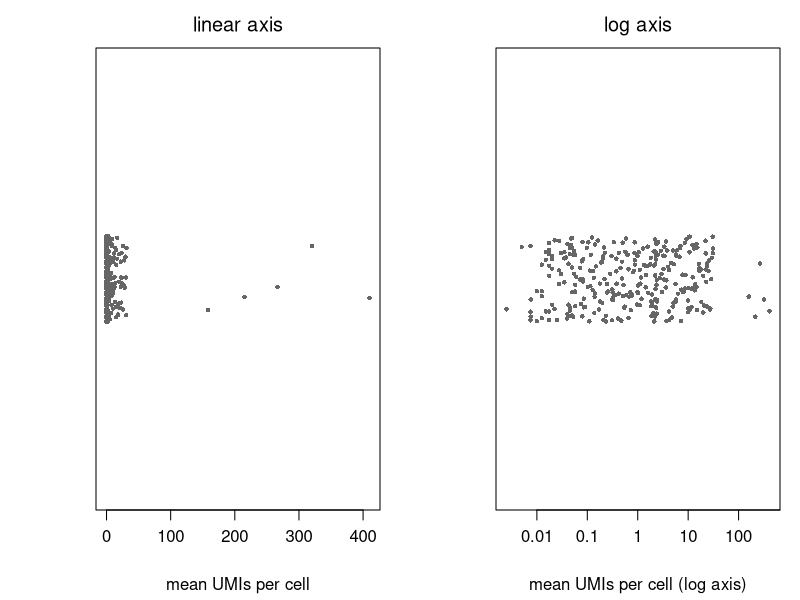
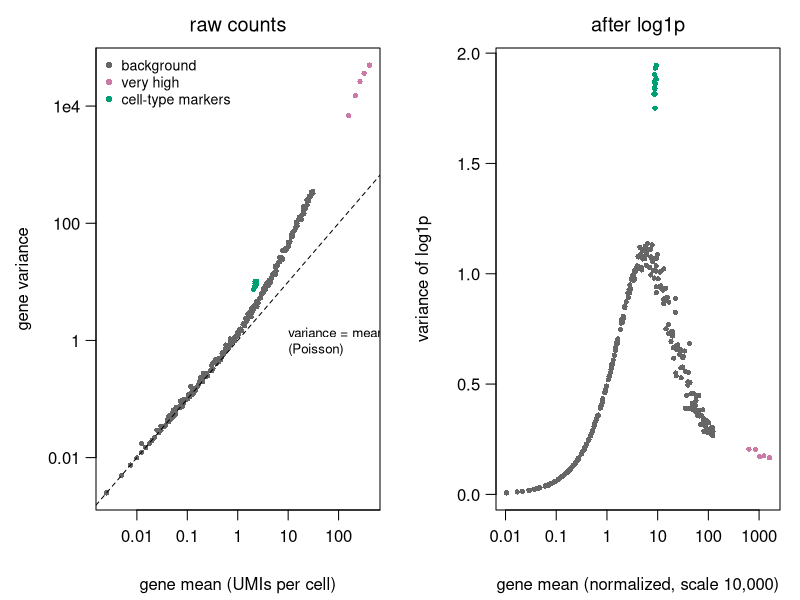
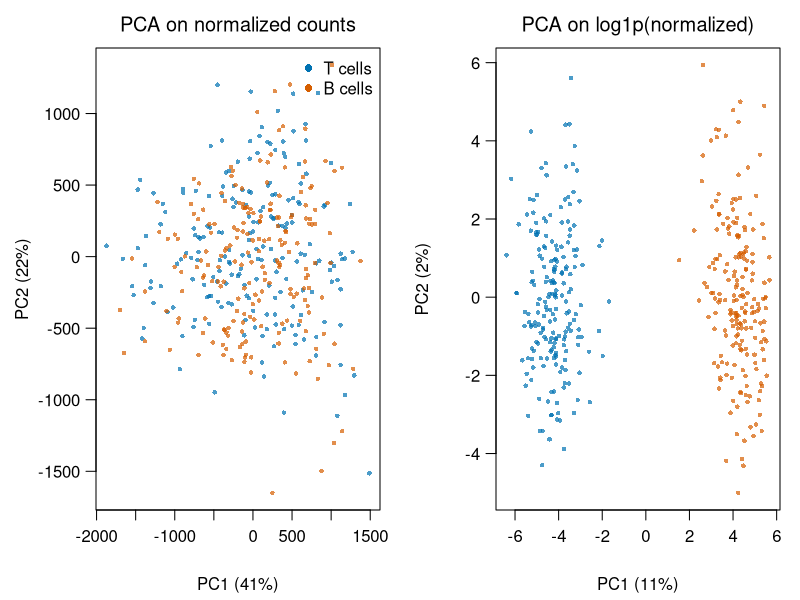
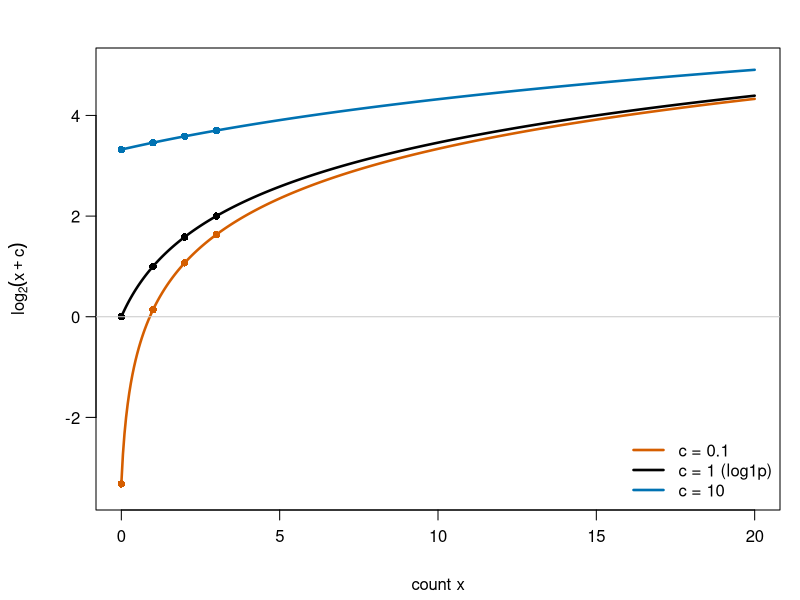
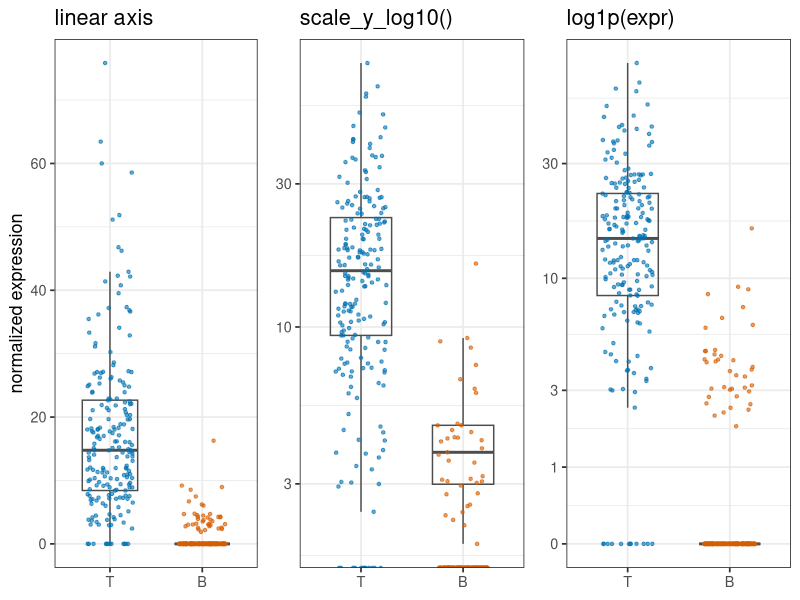

Write the R code that produced these figures, in order.
# Figures for the scrna-log/ unit ("Log and pseudolog transforms").
#
# Re-run by hand from this folder (it is NOT run by `quarto render`):
#   cd scrna-log && Rscript make-log-figs.R
#
# Writes figNN-*.png and prints the numbers quoted on the slides.
# All data are simulated (negative-binomial counts).

set.seed(1)

## ---- simulated single-cell counts ------------------------------------------
# Same code as in the exercise. 400 cells of two types (T, B), 300 genes:
#  - 280 "background" genes, same mean in both types, means from 0.01 to 30 UMIs
#  -   5 very high genes (ribosomal/mitochondrial-like), mean 150-400, same in both types
#  -  15 marker genes: mean 4 in one type, 0.3 in the other (8 T markers, 7 B markers)
type <- rep(c("T", "B"), each = 200)                 # 400 cells: 200 T, 200 B
lib  <- rlnorm(400, 0, 0.35)                         # capture efficiency per cell
gene_mean <- c(exp(seq(log(0.01), log(30), length.out = 280)),   # 280 background genes
               150, 200, 250, 300, 400)                           # 5 very high genes
marker <- rbind(matrix(rep(c(4, 0.3), c(8, 7)), 200, 15, byrow = TRUE),   # T cells
                matrix(rep(c(0.3, 4), c(8, 7)), 200, 15, byrow = TRUE))   # B cells
mu <- cbind(outer(lib, gene_mean), lib * marker)     # expected count, cells x genes
X  <- matrix(rnbinom(length(mu), mu = mu, size = 5), nrow = 400)   # negative binomial counts
colnames(X) <- c(paste0("bg", 1:280), paste0("hi", 1:5), paste0("mk", 1:15))
cat(sprintf("fraction zeros: %.2f\n", mean(X == 0)))

# library-size normalize (scale factor 10,000, as Seurat), then log1p
tot  <- rowSums(X)
N    <- X / tot * 10000
L    <- log1p(N)
cat(sprintf("median total counts per cell: %.0f\n", median(tot)))
cat(sprintf("max normalized value: %.0f; share of total variance from 5 high genes: raw %.2f, log1p %.2f\n",
            max(N), sum(apply(N, 2, var)[281:285]) / sum(apply(N, 2, var)),
            sum(apply(L, 2, var)[281:285]) / sum(apply(L, 2, var))))

## ---- PCA raw vs log1p --------------------------------------------------------
pc_raw <- prcomp(N)
pc_log <- prcomp(L)
sep <- function(p) { s <- p$x[, 1]; abs(mean(s[type == "T"]) - mean(s[type == "B"])) / sd(s) }
cat(sprintf("PC1 separation (|mean diff| / sd): raw %.2f, log1p %.2f\n", sep(pc_raw), sep(pc_log)))
top <- function(p) names(sort(abs(p$rotation[, 1]), decreasing = TRUE))[1:5]
cat("top PC1 genes raw:", top(pc_raw), "\n")
cat("top PC1 genes log:", top(pc_log), "\n")

## ---- plotting helpers ------------------------------------------------------
pal <- c(T = "#0072B2", B = "#D55E00")
fig <- function(file, w, h, expr, mfrow = c(1, 1)) {
  png(file, width = w, height = h, res = 200)
  par(mfrow = mfrow, mar = c(4.5, 4.8, 2.4, 1), las = 1, mgp = c(3.2, 0.8, 0))
  expr
  dev.off()
}

## ---- fig02: gene means span orders of magnitude --------------------------------
gm <- colMeans(X)                                     # raw UMIs per cell
cat(sprintf("gene means range %.3f to %.0f (ratio %.0f)\n", min(gm), max(gm), max(gm) / min(gm)))
cat(sprintf("share of all UMIs from the 5 high genes: %.2f\n", sum(X[, 281:285]) / sum(X)))
fig("fig02-dynamic-range.png", 1800, 650, mfrow = c(1, 2), {
  stripchart(gm, method = "jitter", jitter = 0.3, pch = 16, cex = 0.6, col = "grey40",
             xlab = "mean UMIs per cell", main = "linear axis", font.main = 1)
  stripchart(gm, method = "jitter", jitter = 0.3, pch = 16, cex = 0.6, col = "grey40", log = "x",
             xlab = "mean UMIs per cell (log axis)", main = "log axis", font.main = 1,
             xaxt = "n")
  axis(1, at = 10^(-2:3), labels = c("0.01", "0.1", "1", "10", "100", "1000"))
})

## ---- fig03: mean-variance, raw vs log1p ------------------------------------------
v_raw <- apply(X, 2, var); v_log <- apply(L, 2, var); gmN <- colMeans(N)
m_log <- colMeans(L)
gcol <- ifelse(grepl("^mk", colnames(X)), "#009E73", ifelse(grepl("^hi", colnames(X)), "#CC79A7", "grey40"))
fig("fig03-mean-var.png", 1800, 700, mfrow = c(1, 2), {
  plot(gm, v_raw, log = "xy", pch = 16, cex = 0.7, col = gcol, xaxt = "n", yaxt = "n",
       xlab = "gene mean (UMIs per cell)", ylab = "gene variance", main = "raw counts", font.main = 1)
  axis(1, at = 10^(-2:3), labels = c("0.01", "0.1", "1", "10", "100", "1000"))
  axis(2, at = 10^seq(-2, 6, by = 2), labels = c("0.01", "1", "100", "1e4", "1e6"))
  abline(0, 1, lty = 2)
  text(10, 1, "variance = mean\n(Poisson)", adj = 0, cex = 0.8)
  legend("topleft", c("background", "very high", "cell-type markers"), pch = 16,
         col = c("grey40", "#CC79A7", "#009E73"), bty = "n", cex = 0.85)
  plot(gmN, v_log, log = "x", pch = 16, cex = 0.7, col = gcol, xaxt = "n",
       xlab = "gene mean (normalized, scale 10,000)", ylab = "variance of log1p", main = "after log1p", font.main = 1)
  axis(1, at = 10^(-2:3), labels = c("0.01", "0.1", "1", "10", "100", "1000"))
})
cat(sprintf("raw-count variance: very high genes %.0f-%.0f, markers %.1f-%.1f\n",
            min(v_raw[281:285]), max(v_raw[281:285]), min(v_raw[286:300]), max(v_raw[286:300])))
cat(sprintf("log1p variance: very high genes %.2f-%.2f, markers %.2f-%.2f\n",
            min(v_log[281:285]), max(v_log[281:285]), min(v_log[286:300]), max(v_log[286:300])))

## ---- fig04: PCA raw vs log1p -----------------------------------------------------
fig("fig04-pca.png", 1800, 760, mfrow = c(1, 2), {
  for (k in 1:2) {
    p  <- list(pc_raw, pc_log)[[k]]
    ve <- round(100 * p$sdev[1:2]^2 / sum(p$sdev^2))
    plot(p$x[, 1], p$x[, 2], pch = 16, cex = 0.6, col = adjustcolor(pal[type], 0.7),
         xlab = sprintf("PC1 (%d%%)", ve[1]), ylab = sprintf("PC2 (%d%%)", ve[2]),
         main = c("PCA on normalized counts", "PCA on log1p(normalized)")[k], font.main = 1)
    if (k == 1) legend("topright", c("T cells", "B cells"), pch = 16, col = pal, bty = "n")
  }
})

## ---- fig05: pseudocount choice ---------------------------------------------------
fig("fig05-pseudocount.png", 1500, 800, {
  x <- seq(0, 20, by = 0.05)
  cs <- c(0.1, 1, 10); cl <- c("#D55E00", "black", "#0072B2")
  plot(NA, xlim = c(0, 20), ylim = c(-3.5, 5), xlab = "count x", ylab = expression(log[2](x + c)))
  for (i in 1:3) {
    lines(x, log2(x + cs[i]), col = cl[i], lwd = 2.5)
    points(0:3, log2(0:3 + cs[i]), col = cl[i], pch = 16)
  }
  abline(h = 0, col = "grey80")
  legend("bottomright", c("c = 0.1", "c = 1 (log1p)", "c = 10"), col = cl, lwd = 2.5, bty = "n")
})

## ---- fig06: plotting a gene with zeros (ggplot2) ------------------------------------------
library(ggplot2)
d <- data.frame(type = factor(type, levels = c("T", "B")), expr = N[, "mk1"])
cat(sprintf("mk1: %d of %d cells are 0 (T: %d, B: %d)\n", sum(d$expr == 0), nrow(d),
            sum(d$expr == 0 & d$type == "T"), sum(d$expr == 0 & d$type == "B")))
base <- ggplot(d, aes(type, expr, colour = type)) +
  geom_boxplot(outlier.shape = NA, fill = NA, colour = "grey30", width = 0.6) +
  geom_jitter(width = 0.25, height = 0, size = 0.9, alpha = 0.6) +
  scale_colour_manual(values = pal, guide = "none") + theme_bw(base_size = 13) + xlab(NULL)
p1 <- base + ggtitle("linear axis") + ylab("normalized expression")
p2 <- base + scale_y_log10() + ggtitle("scale_y_log10()") + ylab(NULL)
p3 <- ggplot(d, aes(type, log1p(expr), colour = type)) +
  geom_boxplot(outlier.shape = NA, fill = NA, colour = "grey30", width = 0.6) +
  geom_jitter(width = 0.25, height = 0, size = 0.9, alpha = 0.6) +
  scale_colour_manual(values = pal, guide = "none") + theme_bw(base_size = 13) + xlab(NULL) +
  scale_y_continuous(breaks = log1p(c(0, 1, 3, 10, 30, 100)), labels = c(0, 1, 3, 10, 30, 100)) +
  ggtitle("log1p(expr)") + ylab(NULL)
medB <- median(d$expr[d$type == "B"])
medB_log10 <- 10^suppressWarnings(ggplot_build(p2))$data[[1]]$middle[2]
cat(sprintf("B-cell median of mk1: true %.2f; boxplot on scale_y_log10 shows %.2f (zeros dropped)\n",
            medB, medB_log10))
png("fig06-plot-zeros.png", width = 1800, height = 700, res = 200)
grid::grid.newpage()
grid::pushViewport(grid::viewport(layout = grid::grid.layout(1, 3)))
for (i in 1:3) suppressWarnings(print(list(p1, p2, p3)[[i]],
                                      vp = grid::viewport(layout.pos.row = 1, layout.pos.col = i)))
invisible(dev.off())
